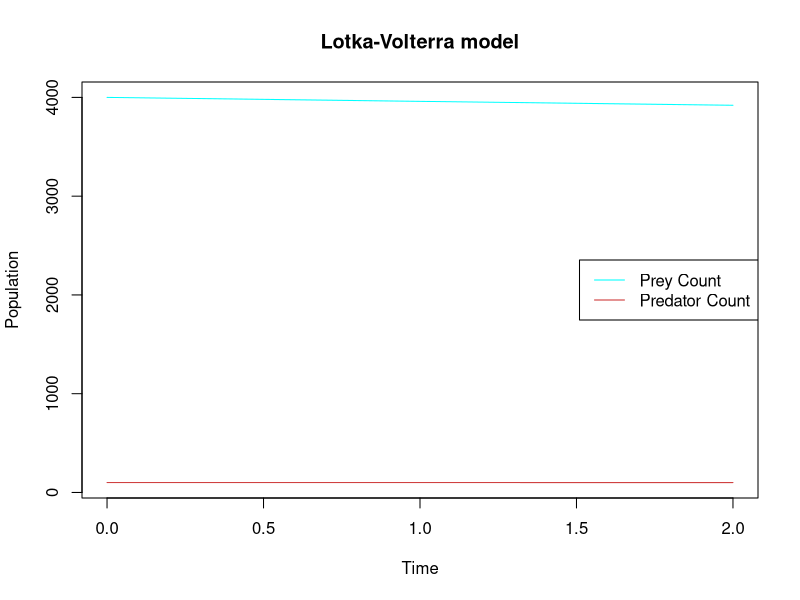

The R source for this figure: (Note: this script raises an error after producing the figure.)
## ---- chunk 1
incomes <- state.x77[,2] 
incomesf <- factor(state.region)

tapplyMean <- tapply(X = incomes,
                      INDEX = incomesf, 
                      FUN = mean)
tapplyMean

aggCount <- aggregate(x = incomes, 
          by = list(incomesf), 
          FUN = mean)

aggCount
## ---- chunk 2
illit <- state.x77[,3] 
illitf <- factor(state.division)

tapplyMax <- tapply(X = illit,
                      INDEX = illitf, 
                      FUN = max)
tapplyMax
aggCount <- aggregate(x = illit, 
          by = list(illitf), 
          FUN = max)

aggCount
## ---- chunk 3
states <- state.x77[,0]
statesf <- factor(state.region)

tapplyCount <- tapply(X = statesf,
                      INDEX = state.region, 
                      FUN = length)
tapplyCount

aggCount <- aggregate(x = state.region, 
          by = list(statesf), 
          FUN = length)

aggCount
## ---- chunk 4
# states <- state.x77[,0]
statesf <- factor(state.division)

tapplyNames <- tapply(X = state.name,
                      INDEX = state.division, 
                      FUN = function(x) {x})
tapplyNames

aggCount <- aggregate(x = state.name, 
          by = list(statesf), 
          FUN = function(x) {paste(x, collapse = ", ")})

aggCount
## ---- chunk 5
state.size <- cut(x = state.x77[, "Population"], 
                  breaks = c(0, 2000, 10000, Inf), 
                  labels = c("Small", "Medium", "Large")
                  )
## ---- chunk 6
hsRates <- state.x77[,6]
df <- cbind.data.frame(hsRates, state.region, state.size)

tapplyMed <- tapply(X = hsRates, 
                    INDEX = list(state.region, state.size), 
                    FUN = median)
  
tapplyMed 

aggMed <- aggregate(x = hsRates ~ state.region + state.size, 
                    data = df, 
                    FUN = median, 
                    na.rm = T)
aggMed
## ---- chunk 7
data(mtcars)

mad <- function(x) {
  median <- median(x, na.rm = TRUE)
  mad <- median(abs(x - median), na.rm = TRUE)  
  1.4826 * mad
}

madDf <- apply(X = mtcars,
                     MARGIN = 2,
                     FUN = mad)

madDf
## ---- chunk 8
madDirect <- function(x) {
  median <- median(x, na.rm = TRUE)  
  deviations <- abs(sweep(x = as.matrix(x),
                          MARGIN = 2,
                          STATS = median)
                    )  
  mad <- median(deviations, na.rm = TRUE)  
  1.4826 * mad
}

madDdf <- apply(X = mtcars,
              MARGIN = 2,
              FUN = madDirect)

madDdf
## ---- chunk 9
forfunc <- function(x, n) {
  result <- 0
  for (i in 0:n) {  
    result <- result + x^i 
  }
  result
}
## ---- chunk 10
whilefunc <- function(x, n) {
  result <- 0  
  i <- 0  
  while (i <= n) { 
    result <- result + x^i  
    i <- i + 1  
  }
  result  
}
## ---- chunk 11
# because life
set.seed(42)
## ---- chunk 12
xVal <- 0.3
nVal <- 500

system.time(expr = 
"result <- 0
  for (i in 0:nVal) {  
    result <- result + xVal^i 
  }
result"
)

system.time(expr = 
"result <- 0  
  i <- 0  
  while (i <= nVal) { 
    result <- result + xVal^i  
    i <- i + 1  
  }
result" 
)
## ---- chunk 13
xVal <- 0.3
nVal <- 500

system.time(expr = 
"forRes <- forfunc(xVal, nVal)
forRes"
)

system.time(
"whielRes <- whilefunc(xVal, xVal)
whielRes"
)

xVal <- 0.3
nVal <- 5000

system.time(expr = 
"forRes <- forfunc(xVal, nVal)
forRes"
)

system.time(
"whielRes <- whilefunc(xVal, xVal)
whielRes"
)

xVal <- 1.01
nVal <- 500

system.time(expr = 
"forRes <- forfunc(xVal, nVal)
forRes"
)

system.time(
"whielRes <- whilefunc(xVal, xVal)
whielRes"
)

xVal <- 1.01
nVal <- 5000

system.time(expr = 
"forRes <- forfunc(xVal, nVal)
forRes"
)

system.time(
"whielRes <- whilefunc(xVal, xVal)
whielRes"
)
## ---- chunk 14
xVal <- 1.01
nVal <- 5000

t1 <- Sys.time()
result <- 0
  for (i in 0:nVal) {  
    result <- result + xVal^i 
  }
result
t2 <- Sys.time()
t2 - t1

t1 <- Sys.time()
result <- 0  
  i <- 0  
  while (i <= nVal) { 
    result <- result + xVal^i  
    i <- i + 1  
  }
result
t2 <- Sys.time()
t2 - t1
## ---- chunk 15
b_x <- 0.04
d_x <- 0.0005
b_y <- 0.1
d_y <- 0.2

prey <- 4000
pred <- 100

preyList <- list()
predList <- list()

while (prey > 3900) {
  preyList[[length(preyList) + 1]] <- prey
  predList[[length(predList) + 1]] <- pred
  
  preyNew <- prey + b_x * prey - d_x * prey * pred
  predNew <- pred + b_y * d_x * prey * pred - d_y * pred
  
  prey <- preyNew
  pred <- predNew
}
## ---- chunk 16
simDf <- data.frame(prey = unlist(preyList), pred = unlist(predList))
simDf$time <- 1:nrow(simDf) - 1

plot(x = simDf$time, 
     y= simDf$prey, 
     type = "l", 
     col = c("cyan"), 
     ylim=c(min(c(simDf$prey, simDf$pred)), max(c(simDf$prey, simDf$pred))),
     xlab = "Time", 
     ylab = "Population", 
     main = "Lotka-Volterra model")

lines(x = simDf$time, 
      y = simDf$pred, 
      col = c("brown3"))

legend("right",
       inset=0,
       legend=c("Prey Count", "Predator Count"),
       col=c("cyan", "brown3"),
       lty=1)
## ---- chunk 17
knitr::include_graphics("sawIt.jpg")
## ---- chunk 18
ohCrap <- function() {
  roll1 <- sum(sample(1:6, 2, replace = TRUE))
  if (roll1 == 7 || roll1 == 11) {
    return("Winner Winner, Chicken Dinner. And on the first roll! Lucky duck!")
  } else {
    point <- roll1
    # adding breaks in case return() is poor form
    repeat {
      rollN <- sum(sample(1:6, 2, replace = TRUE))
      if (rollN == point) {
        print("Fortune smiles upon you. We have a winner!")
        break
        # return("Fortune smiles upon you. We have a winner!")
      }
      if (rollN == 7 || rollN == 11) {
        print("You lost! Better luck next time. Remember, the house wins in the long run, and this time, the house most certainly won.")
        break
        # return("You lost! Better luck next time. Remember, the house wins in the long run, and this time, the house most certainly won.")
      }
    }
  }
}

print("Let's play a game!")
ohCrap()
## ---- chunk 19
t <- seq(from = 0, to = 1, by = 0.001)

# xt <- sqrt(t)
# yt <- 2 * pi * t

xt <- sqrt(t) * cos(2 * pi * t)
yt <- sqrt(t) * sin(2 * pi * t)

plot(x = xt, 
     y = yt, 
     type = "l",
     main = "Look, A Spiral!")
## ---- chunk 20
t <- seq(from = 0, to = 1, by = 0.001)

xt <- numeric(length(t))
yt <- numeric(length(t))

for (i in 1:length(t)) {
  xt[i] <- sqrt(t[i]) * cos(2 * pi * t[i])
  yt[i] <- sqrt(t[i]) * sin(2 * pi * t[i])
}

plot(x = xt, 
     y = yt, 
     type = "l",
     main = "Look, A Spiral, Again!")
## ---- chunk 21
x <- matrix(rnorm(n = 500), ncol = 5)
varx <- var(x)
## ---- chunk 22
# start
x <- matrix(rnorm(n = 500), ncol = 5)
varx <- var(x)

# the problem
std_devs <- sqrt(diag(varx))

rowSweep <- sweep(x = varx,
                  MARGIN = 1,
                  STATS = std_devs, 
                  FUN = "/")

# 5x5 matrix 
corR <- sweep(x = rowSweep, 
              MARGIN = 2, 
              STATS = std_devs, 
              FUN = "/")
corR
